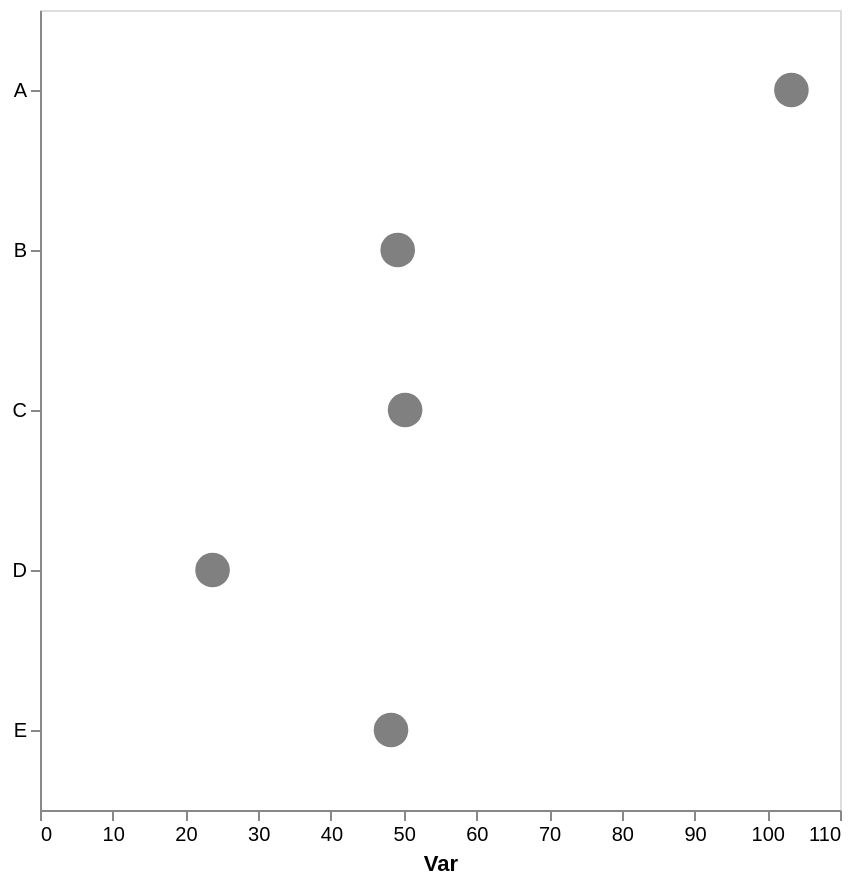

The Vega-Lite source for this figure:
### Vega-Lite specification from a JSON file in a GitHub repository (floating-point values rounded to 4 significant figures)
{"config": {"view": {"continuousWidth": 300, "continuousHeight": 300}, "axis": {"grid": false}, "bar": {"color": "gray"}}, "data": {"name": "data-b11eb481f3a58e00ff4122b3fe460cb0"}, "mark": {"type": "point", "color": "gray", "filled": true, "size": 300}, "encoding": {"x": {"aggregate": "mean", "axis": {"title": "Var"}, "field": "var1", "type": "quantitative"}, "y": {"axis": {"title": null}, "field": "cat", "type": "nominal"}}, "height": 400, "width": 400, "$schema": "https://vega.github.io/schema/vega-lite/v5.17.0.json", "datasets": {"data-b11eb481f3a58e00ff4122b3fe460cb0": [{"cat": "D", "var1": 22.96, "var2": 56.05}, {"cat": "C", "var1": 51.78, "var2": 44.9}, {"cat": "A", "var1": 112.3, "var2": 39.22}, {"cat": "C", "var1": 39.68, "var2": 56.49}, {"cat": "E", "var1": 56.63, "var2": 55.47}, {"cat": "E", "var1": 44.94, "var2": 46.23}, {"cat": "E", "var1": 43.22, "var2": 39.3}, {"cat": "A", "var1": 112.1, "var2": 50.44}, {"cat": "B", "var1": 49.18, "var2": 51.54}, {"cat": "D", "var1": 24.49, "var2": 39.98}, {"cat": "A", "var1": 85.55, "var2": 51.97}, {"cat": "C", "var1": 59.14, "var2": 45.03}]}}
